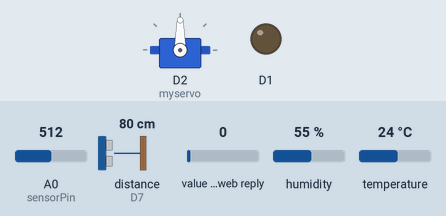
Bench run of a sketch on a simulated ESP8266 (NodeMCU). On the bench: servo, output pins drawn as LEDs (lit = HIGH). Inputs (shaded band) come from the test bench; at power-on: A0 (sensorPin) = 512, distance to the obstacle (sensor on D7) 80 cm, value in the web reply 0, humidity 55 %, temperature 24 °C. The echo pulse lasts 58.3 µs per cm; WiFi joins after 1.5 s; servers stay silent unless stated; random numbers use the default seed unless the sketch sets one; web services answer with replies made up by the test bench; pins used as bus, display or sensor lines are not drawn; what the sketch prints to the serial monitor is not drawn.

Above: at 2.7 s.
2.8 s: A0 (sensorPin) set to 610
At 16.3 s:
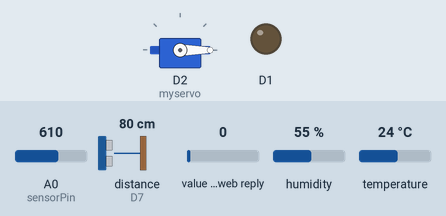
Timing chart, 0 to 17.8 s (numbered marks = the images above; inputs shaded):
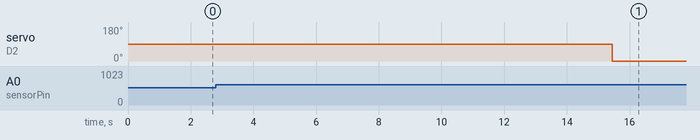

The sketch:

codigo_final.ino
```cpp
#include <ThingSpeak.h>

#define TRIGGER_PIN D6
#define ECHO_PIN D7

#include <DHT.h>

#define DHTTYPE DHT11
#define DHTPIN D11

DHT dht(DHTPIN, DHTTYPE);

#include <Servo.h>

Servo myservo;

int sensorPin = A0;
unsigned long previousTime = 0;
unsigned long previousTime_2 = 0;
unsigned long currentTime=0;
int tiempo_coccion=0;

// Información del Canal y Campos de ThingSpeak
char thingSpeakAddress[] = "api.thingspeak.com";
unsigned long channelID = 2024259; //el chanel id de thingspeak
char* readAPIKey = (char*)"V18U20C2BKG99MQE"; //read api key de tu thingspeak
char* writeAPIKey = (char*)"9UIR78D55KNTA01I"; //write api key de tu thinspeak
const unsigned long postingInterval = 15L * 1000L;
unsigned int dataFieldOne = 1;
unsigned int dataFieldTwo = 2;
unsigned int dataFieldThree = 3;
unsigned int dataFieldFour = 4;
//*************** Fin Conección ThinkSpeak *******

//------------------------- Activar WIFI ESP8266 -----------------------
#include <ESP8266WiFi.h>
char ssid[] = "5073CA"; //nombre de tu red wi-fi
char password[] = "L23103809616525"; //contraseña de tu red wi-fi
WiFiClient client;              //Cliente Wifi para ThingSpeak
//-------------------------- Fin Configuración WIFI ESP8266 --------------

//pines


//vaeiables con los valores medidos
int Temperatura_val = 0;
int Presencia_val = 0;
int Gas_val  = 0;
int Perilla_val = 0;
long duration, distance;
float h=0;
float t=0;

int Sensor_ultrasonido() {
  digitalWrite(TRIGGER_PIN, LOW);
  delayMicroseconds(2);
  digitalWrite(TRIGGER_PIN, HIGH);
  delayMicroseconds(10);
  digitalWrite(TRIGGER_PIN, LOW);
  duration = pulseIn(ECHO_PIN, HIGH);
  distance = (duration / 2) / 29.1;

  return distance;
}

int Sensor_temperatura(){
  h = dht.readHumidity();
  t = dht.readTemperature();

  if (isnan(h) || isnan(t)) {
    Serial.println("Error al leer temperatura");
    return 0;
  }
  return t;
}

int Sensor_gas(){
  int sensorValue = analogRead(sensorPin);
  return sensorValue;
}

int encender_boquilla(){
  digitalWrite(D1, HIGH);
  myservo.write(180);
  return 1;
}

int apagar_boquilla(){
  digitalWrite(D1, LOW);
  myservo.write(0);
  return 0;
}

void LeerSensores(void)
{
  Temperatura_val = Sensor_temperatura();
  Gas_val = Sensor_gas();
  Perilla_val = random(0, 1);

  if(Gas_val>600)
  {
    Serial.println("Alerta de gass");
    Serial.println("Alerta de gass");
    Serial.println("Alerta de gass");
    Serial.println("Alerta de gass");
    Serial.println("Alerta de gass");
  }

  if(Sensor_ultrasonido()>80)
  {
    Presencia_val = 0;
  }
  else
  {
    Presencia_val = 1;
  }
}

void ImprimirValoresSensores(void)
{
  Serial.println("========================================");
  Serial.print("Temperatura: ");
  Serial.print(Temperatura_val);
  Serial.print("°C");
  Serial.println(" ");

  Serial.print("Presencia: ");
  Serial.print(Presencia_val);
  Serial.print("Cm");
  Serial.println(" ");


  Serial.print("Gas: ");
  Serial.print(Gas_val);
  Serial.print("ppm");
  Serial.println(" ");

  Serial.print("Perilla: ");
  Serial.print(Perilla_val);
  Serial.print("°");
  Serial.println(" ");

  if(tiempo_coccion == 1 && Presencia_val==1){
    encender_boquilla();
  }
  else if(tiempo_coccion == 1 && Presencia_val == 0){
    apagar_boquilla();
    Serial.println("no hay una olla puesta");
  }
  else if(tiempo_coccion == 0 && Presencia_val == 1){
    apagar_boquilla();
    Serial.println("no hay un tiempo de coccion establecido");
  }
  else{
    apagar_boquilla();
  }

}


// Use this function if you want to write a single field
int writeTSData( long TSChannel, unsigned int TSField, float data ){
  int  writeSuccess = ThingSpeak.writeField( TSChannel, TSField, data, writeAPIKey ); // Write the data to the channel
  if ( writeSuccess ){
    //lcd.setCursor(0, 1);
    //lcd.print("Send ThinkSpeak");
    Serial.println( String(data) + " written to Thingspeak." );
    }

    return writeSuccess;
}

//use this function if you want multiple fields simultaneously
int write2TSData( long TSChannel, unsigned int TSField1,
                  float field1Data,unsigned int TSField2, long field2Data,
                  unsigned int TSField3, long field3Data ,
                  unsigned int TSField4, long field4Data ){

  ThingSpeak.setField( TSField1, field1Data );
  ThingSpeak.setField( TSField2, field2Data );
  ThingSpeak.setField( TSField3, field3Data );
  ThingSpeak.setField( TSField4, field4Data );

  int printSuccess = ThingSpeak.writeFields( TSChannel, writeAPIKey );
  return printSuccess;
}


//metodo cliente para controlar los eventos R1 y R2
void setup()
{
  pinMode(TRIGGER_PIN, OUTPUT);
  pinMode(ECHO_PIN, INPUT);
  Serial.begin(115200);

  myservo.attach(D2);
  Serial.begin(9600);

  pinMode(D1, OUTPUT);

  dht.begin();

  pinMode(sensorPin, INPUT);
  //Abrir el puerto de lectura en el PC para mensajes
  randomSeed(analogRead(0));

  //----------- Comando para Conectarse a la WIFI el ESP8266 ---------
  Serial.println("Conectandose a la WIFI!");

  WiFi.begin(ssid, password);
  while (WiFi.status() != WL_CONNECTED) {
    Serial.print(".");
    delay(500);
  }

  Serial.println("");
  Serial.println("WiFi conectada");
  Serial.println(WiFi.localIP());
  //----------- Fin de conecciÃ³n ESP8266 -----------------------------

  //Establecer los modos de los puertos
  //pinMode(sensorluzpin, INPUT);

  //************ Conectar Cliente ThinkSpeak *******
    ThingSpeak.begin( client );
  //************ Fin Conectar Cliente ThingSpeak ***

}

//metodo repetitivo
unsigned long lastConnectionTime = 0;
long lastUpdateTime = 0;

void loop()
{

  if (millis() - lastUpdateTime >=  postingInterval) {
    lastUpdateTime = millis();

    //leer datos de Thinspeak
    int tiempo_coccion = ThingSpeak.readFloatField(channelID, 2, readAPIKey);
    LeerSensores();
    ImprimirValoresSensores();


    //Enviar los Datos a Thingspeak
    write2TSData( channelID , dataFieldOne , Temperatura_val ,
                      dataFieldTwo , Presencia_val,
                      dataFieldThree , Gas_val,
                      dataFieldFour, Perilla_val);
    }


}
```
